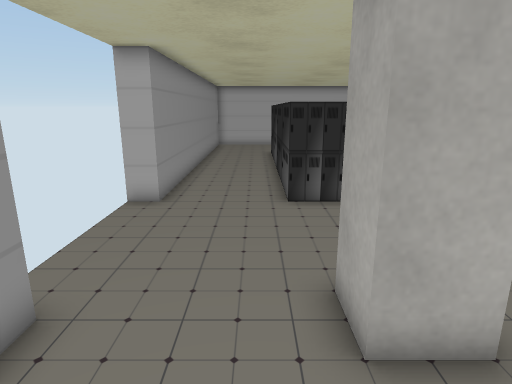
View 1 (above)

24 first-person views from a walk through a Unity game level. The camera is 1.4 m above the floor, tilts 14° down and sees 75° across. Doors are open. The floor is counted in squares, 0.5 m on a side. Each view is taken from the middle of a square. On the plan, view 1 faces up. The plan holds only what a view shows up to about 20 squares ahead; the rest is blank. The place goes on beyond the plan. The player is left out. Some animated figures are left out. Some surface patterns are stand-ins.

View 2
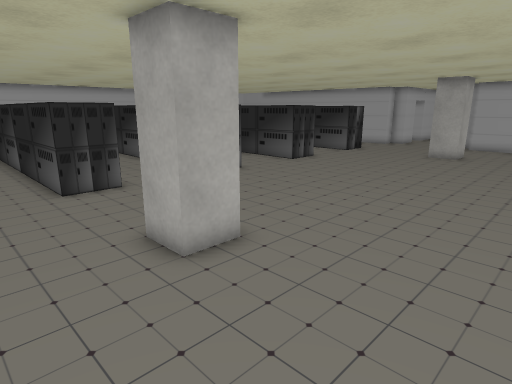

View 3
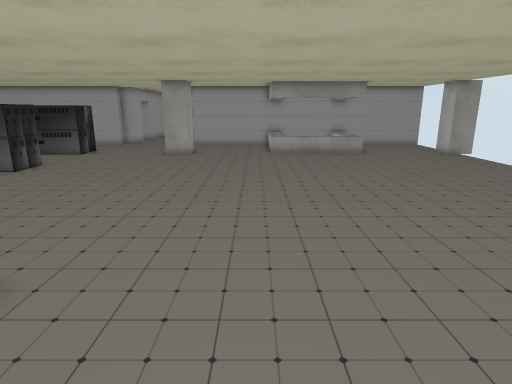

View 4
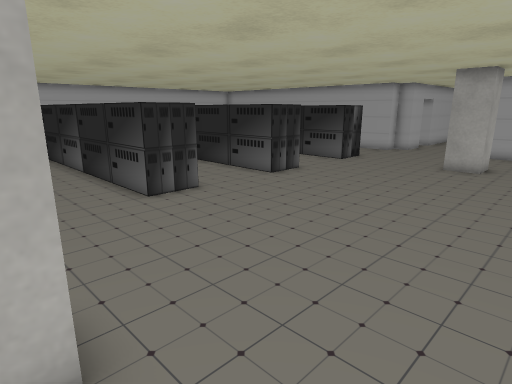

View 5
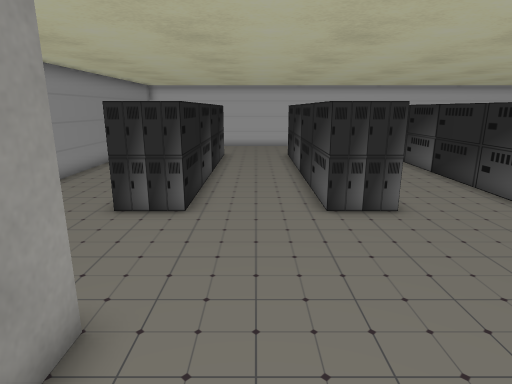

View 6
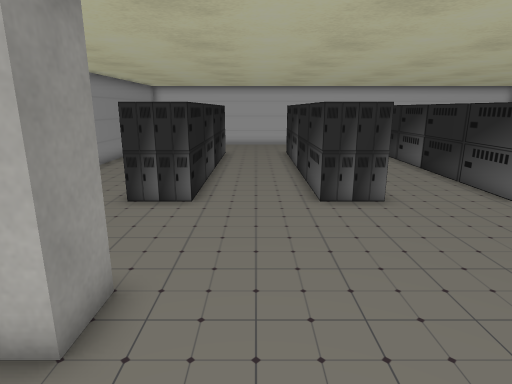

View 7
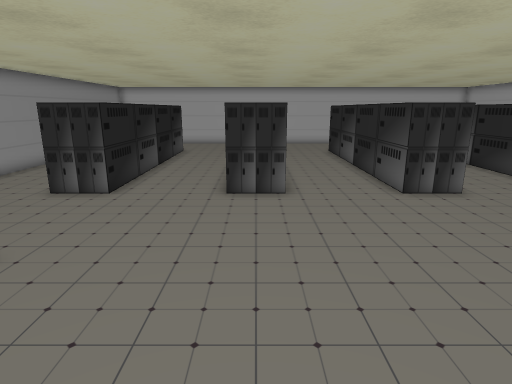

View 8
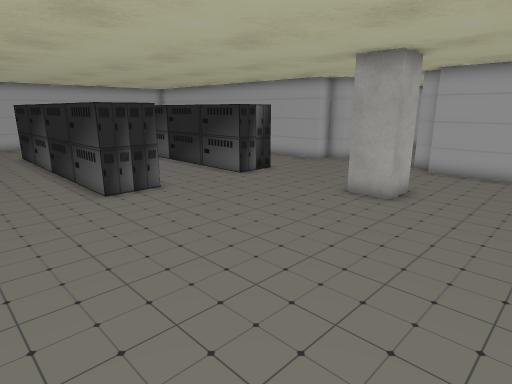

View 9
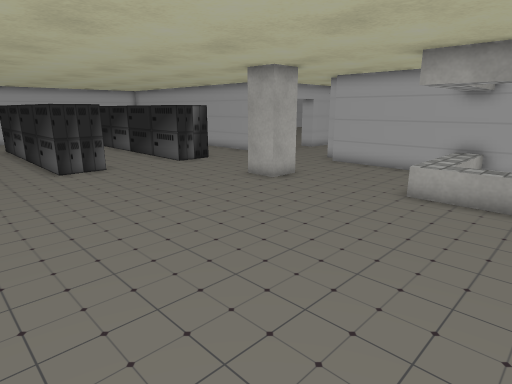

View 10
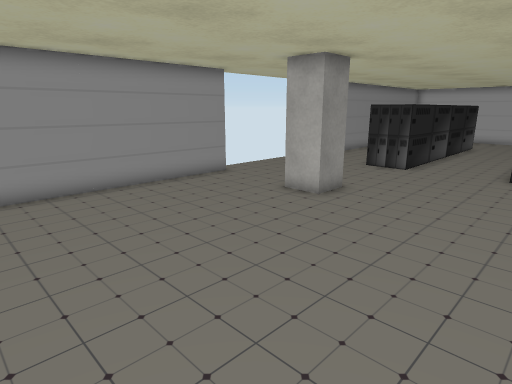

View 11
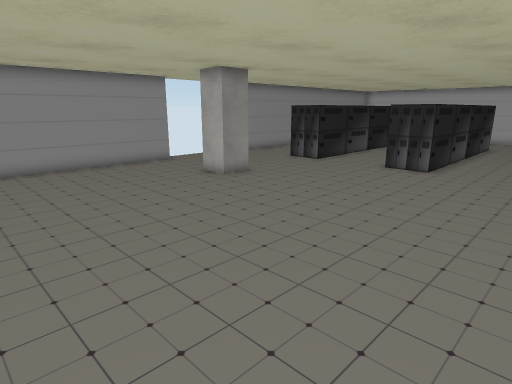

View 12
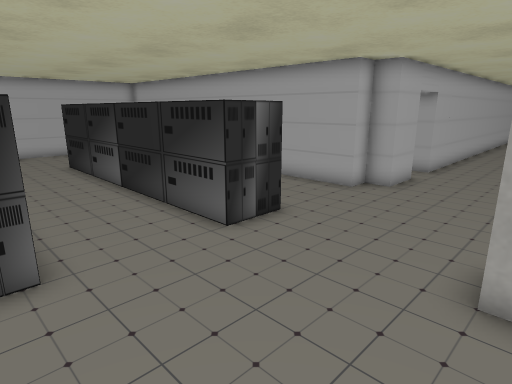

View 13
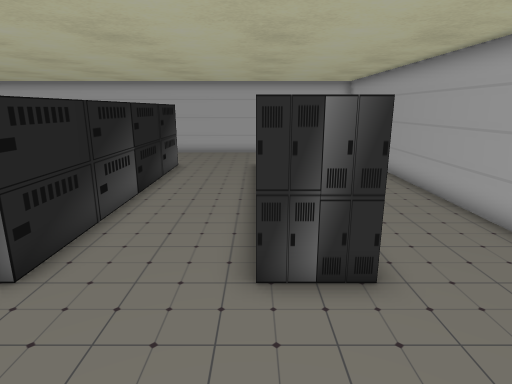

View 14
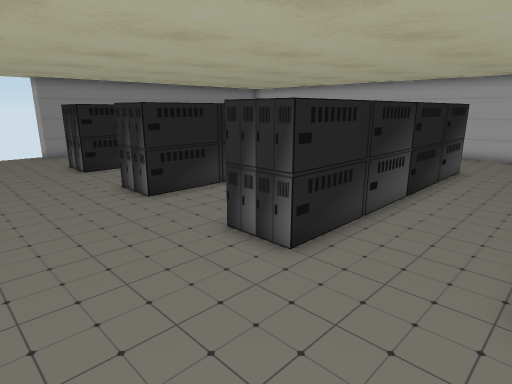

View 15
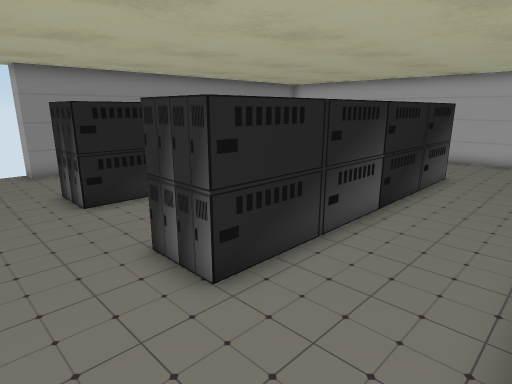

View 16
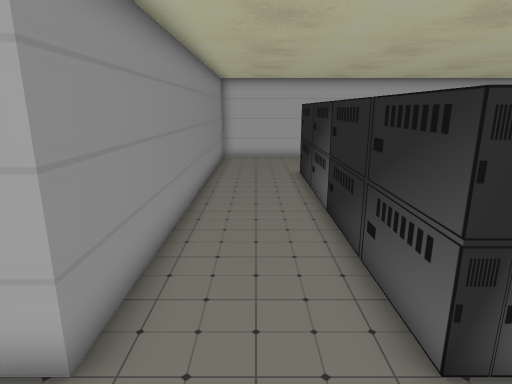

View 17
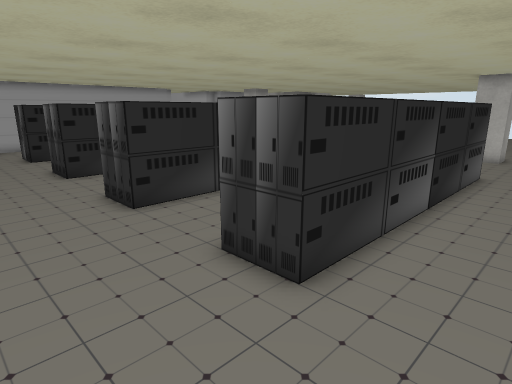

View 18
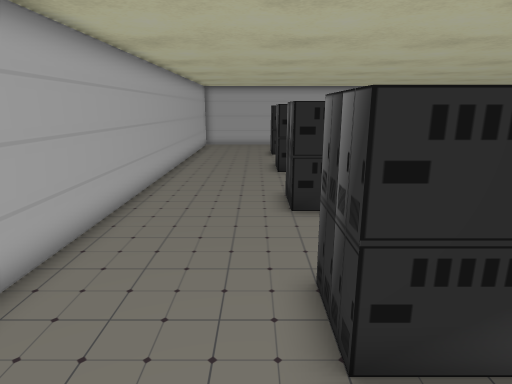

View 19
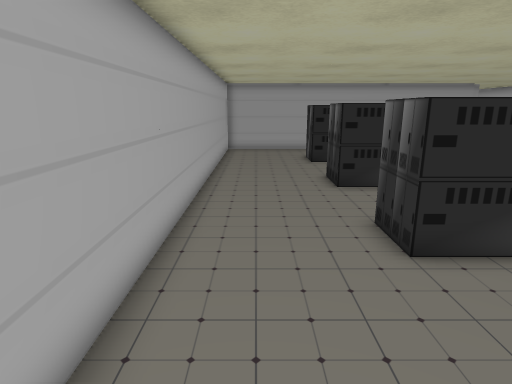

View 20
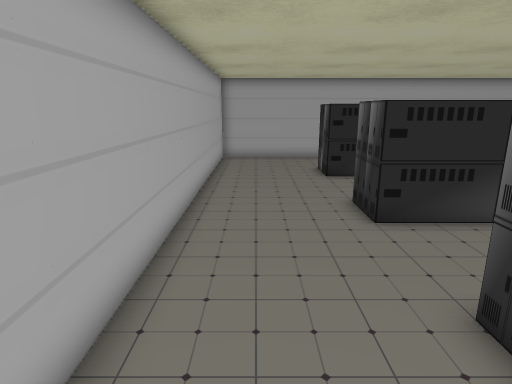

View 21
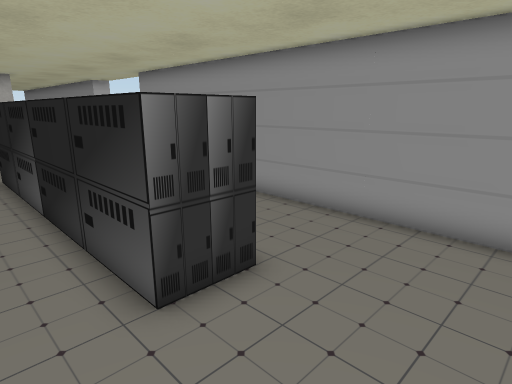

View 22
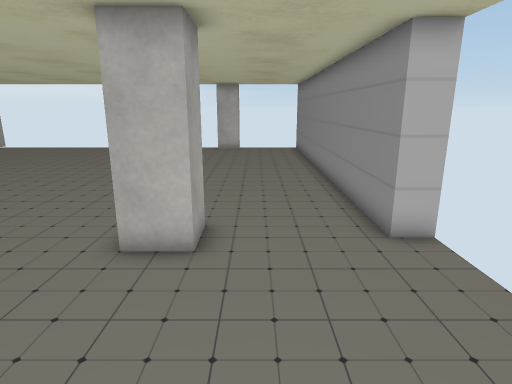

View 23
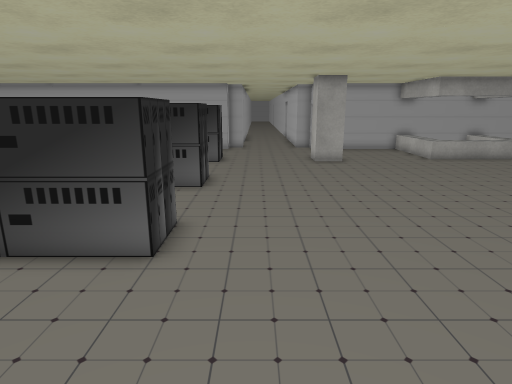

View 24
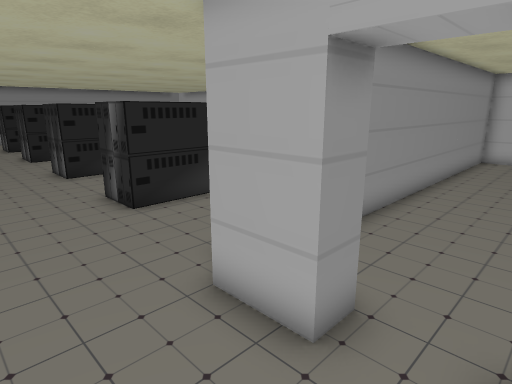

### Floor plan
Key: @ floor where view 1 was taken; # wall or solid block; . floor; D open door; O other object.
Columns run from 4 left of view 1 to 34 right of it. Each row starts with its distance up from view 1.
 27  ###############################
 26  #...........................##.
 25  #...........................##.
 24  #...........................##..
 23  #...........................##..
 22  #...##O...OOO...OOO...O##...##..
 21  #...#OO   OOO   OOO   OO    ##..
 20  #...#OO   OOO   OOO   OO    ##..
 19  #...#OO   OOO   OOO   OO    ##..
 18  #...#OO   OOO   OOO   OO   .##...
 17  #...#OO   OOO   OOO   OO   .##...
 16  #...# O   OOO   OOO   O   ..##...
 15  #...#OO   OOO   OOO   OO  ..##...
 14  #...#OO   OOO   OOO   OO  ..##...
 13  #...#OO   OOO   OOO   OO#...# ...
 12  #...#OO   OOO   OOO   OO#...# ....
 11  #...#OO   OOO   OOO   OO#...# ....
 10 ##...###...###...###...###...###DDD#
  9  .............................##DDD####
  8  ......................................
  7  ......................................
  6  ..................................
  5  .............................#
  4 ##.... .................  ...##
  3  #...........................#
  2  #...........................#
  1  #...........................#
  0  #..@........................#
 -1  #.......................... #
 -2  #......................##   #
 -3  #......................#    #
 -4  #......................#    #
 -5  #......................#
 -6  #......................#

Where each view was taken, in squares from view 1:
view 1: 0 up, 0 right, facing up
view 2: 2 down, 2 left, facing up-right
view 3: 1 down, 2 left, facing right
view 4: 0 up, 2 right, facing up-right
view 5: 1 up, 5 right, facing up
view 6: 0 up, 5 right, facing up
view 7: 1 down, 8 right, facing up
view 8: 1 down, 9 right, facing up-right
view 9: 6 down, 9 right, facing up-right
view 10: 6 down, 9 right, facing up-left
view 11: 6 down, 14 right, facing up-left
view 12: 4 up, 14 right, facing up-right
view 13: 5 up, 19 right, facing up
view 14: 5 up, 19 right, facing up-left
view 15: 7 up, 13 right, facing up-left
view 16: 7 up, 1 left, facing up
view 17: 26 up, 2 left, facing down-right
view 18: 23 up, 2 left, facing right
view 19: 25 up, 1 right, facing right
view 20: 25 up, 5 right, facing right
view 21: 26 up, 5 right, facing down-left
view 22: 11 up, 0 right, facing down
view 23: 8 up, 1 right, facing right
view 24: 6 up, 30 right, facing up-left
